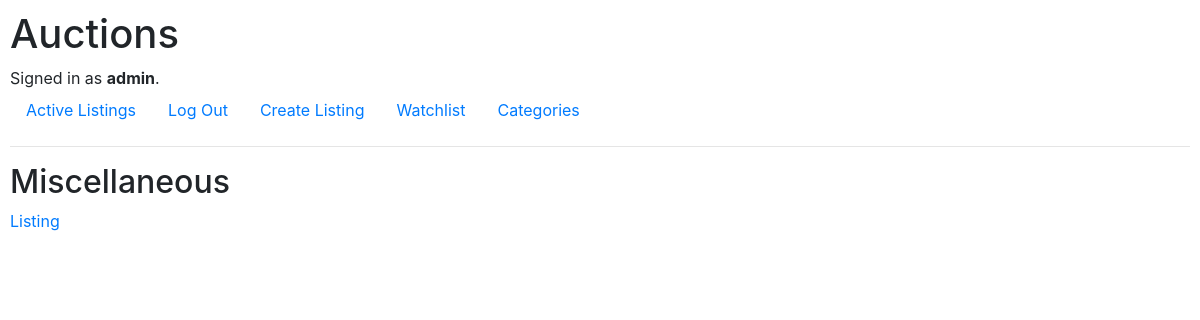
The app's page /category/12 (signed in), older data.
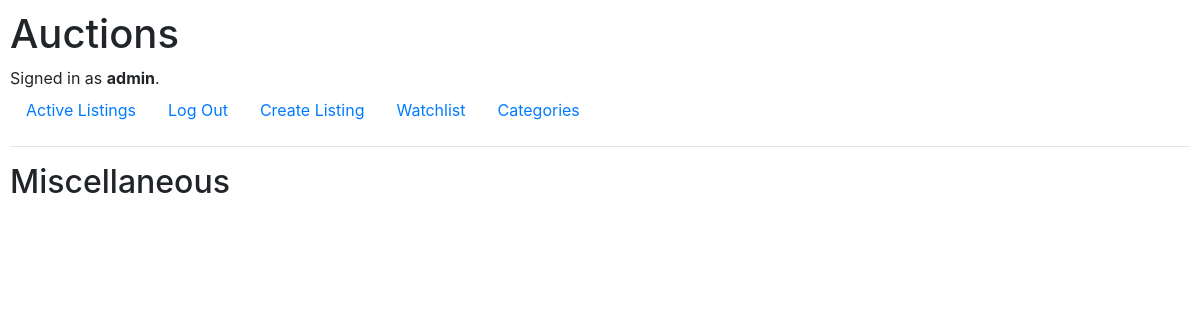
The same page, newer data.
### auctions/models.py (models this page shows, shortened)
class Listing(models.Model):
    name = models.CharField(max_length=100)
    discription = models.TextField()
    starting_bid = models.IntegerField()
    category = models.ForeignKey(Category, on_delete=models.CASCADE, related_name="listings")
    img_URL = models.TextField(blank=True)
    user = models.ForeignKey(User, on_delete=models.CASCADE, related_name="listings")
    status = models.BooleanField(default=True)
    datetime_created = models.DateTimeField(auto_now_add=True)

### auctions/views.py (the view)
# urls.py: path("category/<int:id>", views.category, name="category"),
def category(request, id):
    category = Category.objects.get(id=id)
    listings = category.listings.all()
    return render(request, "auctions/category.html", {
        "category": category,
        "listings": listings
    })

### auctions/templates/auctions/category.html
{% extends "auctions/layout.html" %}
{% block body %}
<h2>{{ category.name }}</h2>
    {% for listing in listings %}
        {% if listing.status == True %}
            <a href="{% url 'listing' listing.id %}">{{ listing.name }}</a>
            <br>
        {% endif %}
    {% endfor %}
{% endblock %}

Row changes from the older to the newer data that the page shows:
removed Listing: name "Listing"
